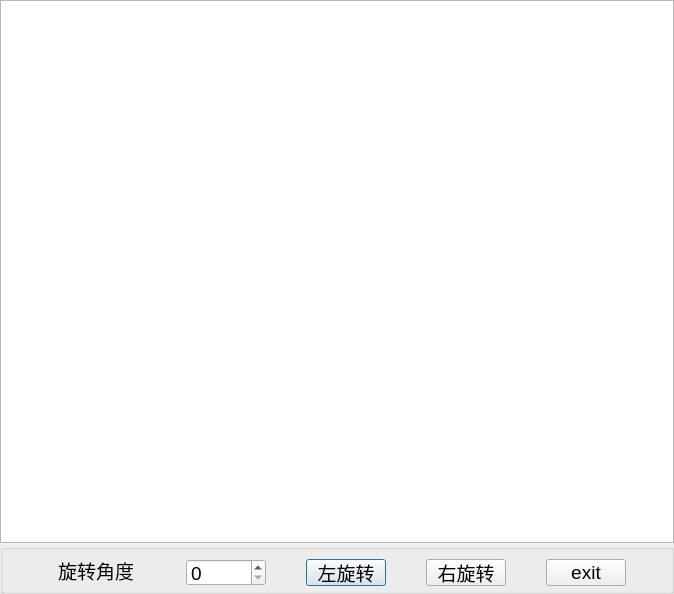
<?xml version="1.0" encoding="UTF-8"?>
<ui version="4.0">
 <class>cellDlg</class>
 <widget class="QDialog" name="cellDlg">
  <property name="windowModality">
   <enum>Qt::NonModal</enum>
  </property>
  <property name="geometry">
   <rect>
    <x>0</x>
    <y>0</y>
    <width>674</width>
    <height>594</height>
   </rect>
  </property>
  <property name="windowTitle">
   <string>Dialog</string>
  </property>
  <layout class="QVBoxLayout" name="verticalLayout">
   <property name="spacing">
    <number>1</number>
   </property>
   <property name="leftMargin">
    <number>0</number>
   </property>
   <property name="topMargin">
    <number>0</number>
   </property>
   <property name="rightMargin">
    <number>0</number>
   </property>
   <property name="bottomMargin">
    <number>0</number>
   </property>
   <item>
    <widget class="QGraphicsView" name="graphicsView"/>
   </item>
   <item>
    <widget class="QGroupBox" name="groupBox">
     <property name="minimumSize">
      <size>
       <width>0</width>
       <height>50</height>
      </size>
     </property>
     <property name="maximumSize">
      <size>
       <width>16777215</width>
       <height>50</height>
      </size>
     </property>
     <property name="title">
      <string/>
     </property>
     <layout class="QHBoxLayout" name="horizontalLayout">
      <item>
       <widget class="QLabel" name="label">
        <property name="minimumSize">
         <size>
          <width>100</width>
          <height>0</height>
         </size>
        </property>
        <property name="maximumSize">
         <size>
          <width>100</width>
          <height>16777215</height>
         </size>
        </property>
        <property name="font">
         <font>
          <family>Arial</family>
          <pointsize>14</pointsize>
         </font>
        </property>
        <property name="text">
         <string>旋转角度</string>
        </property>
        <property name="alignment">
         <set>Qt::AlignCenter</set>
        </property>
       </widget>
      </item>
      <item>
       <widget class="QSpinBox" name="spinBox">
        <property name="minimumSize">
         <size>
          <width>80</width>
          <height>27</height>
         </size>
        </property>
        <property name="maximumSize">
         <size>
          <width>80</width>
          <height>27</height>
         </size>
        </property>
        <property name="font">
         <font>
          <family>Arial</family>
          <pointsize>14</pointsize>
         </font>
        </property>
       </widget>
      </item>
      <item>
       <widget class="QPushButton" name="pushButton">
        <property name="minimumSize">
         <size>
          <width>80</width>
          <height>27</height>
         </size>
        </property>
        <property name="maximumSize">
         <size>
          <width>80</width>
          <height>27</height>
         </size>
        </property>
        <property name="font">
         <font>
          <family>Arial</family>
          <pointsize>14</pointsize>
         </font>
        </property>
        <property name="text">
         <string>左旋转</string>
        </property>
       </widget>
      </item>
      <item>
       <widget class="QPushButton" name="pushButton_2">
        <property name="minimumSize">
         <size>
          <width>80</width>
          <height>27</height>
         </size>
        </property>
        <property name="maximumSize">
         <size>
          <width>80</width>
          <height>27</height>
         </size>
        </property>
        <property name="font">
         <font>
          <family>Arial</family>
          <pointsize>14</pointsize>
         </font>
        </property>
        <property name="text">
         <string>右旋转</string>
        </property>
       </widget>
      </item>
      <item>
       <widget class="QPushButton" name="pushButton_3">
        <property name="minimumSize">
         <size>
          <width>80</width>
          <height>27</height>
         </size>
        </property>
        <property name="maximumSize">
         <size>
          <width>80</width>
          <height>27</height>
         </size>
        </property>
        <property name="font">
         <font>
          <family>Arial</family>
          <pointsize>14</pointsize>
         </font>
        </property>
        <property name="text">
         <string>exit</string>
        </property>
       </widget>
      </item>
     </layout>
    </widget>
   </item>
  </layout>
 </widget>
 <resources/>
 <connections/>
</ui>
